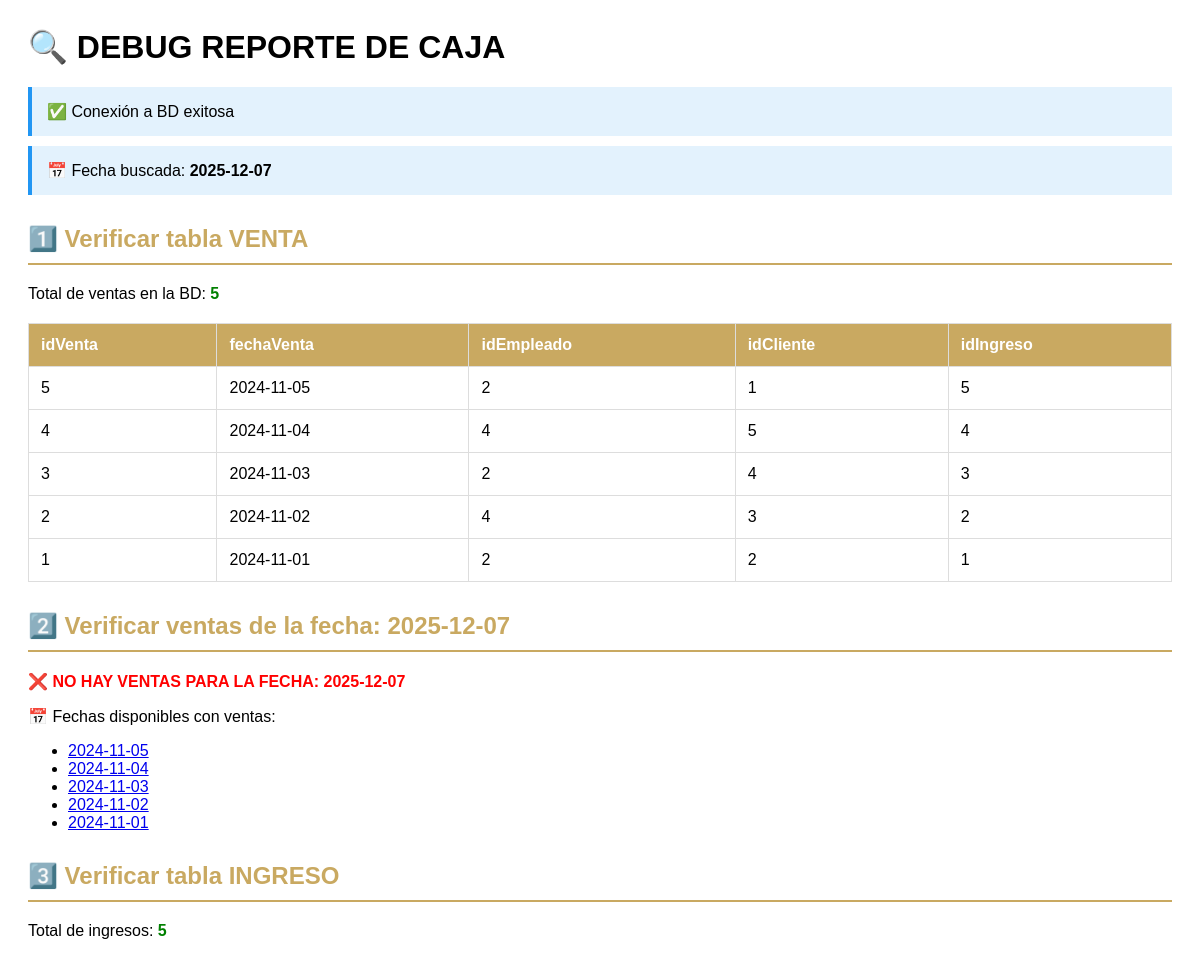
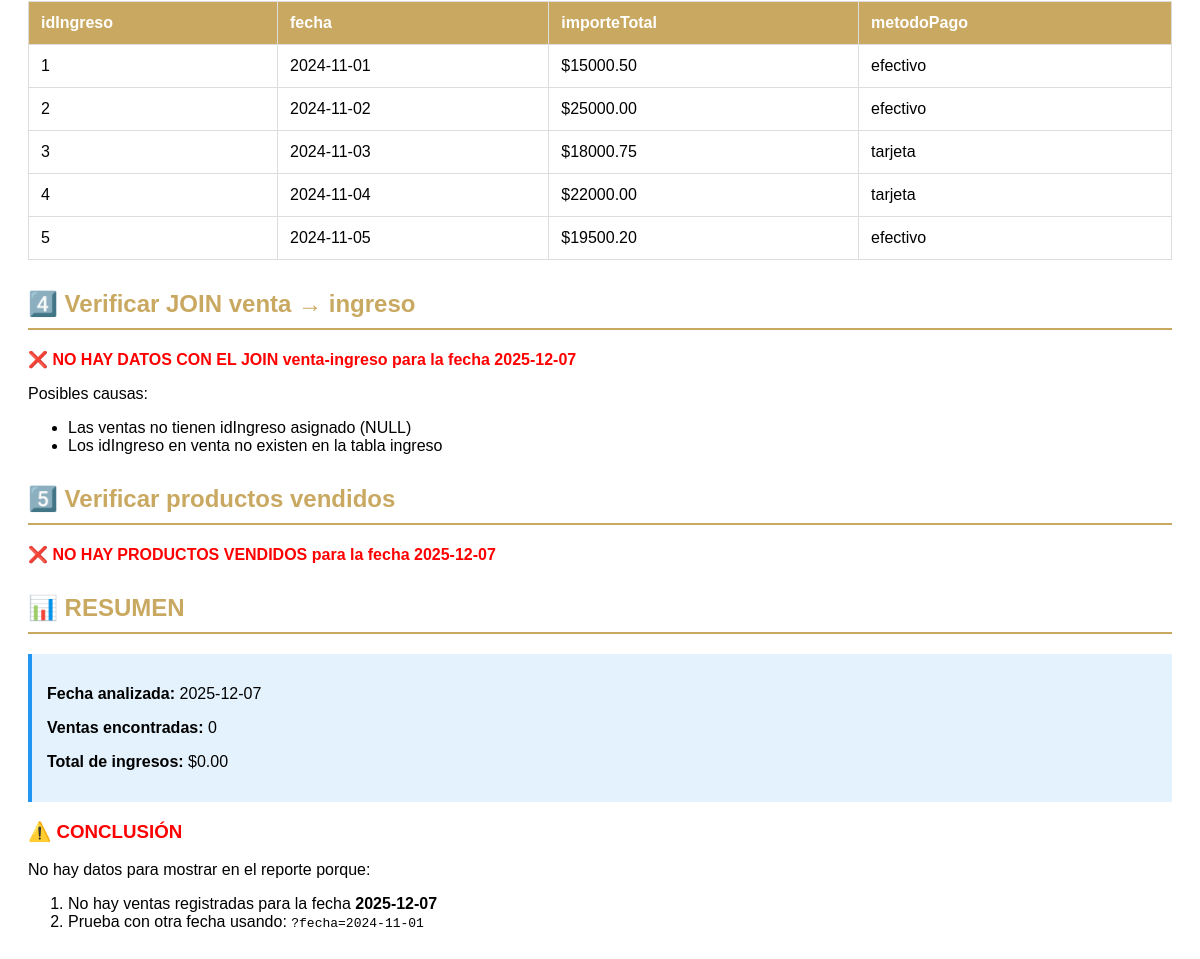
The app's page /debugReporteCaja.php with its own data (2 pictures, top to bottom).
### tables this page shows
CREATE TABLE `venta` (
  `idVenta` int(11) NOT NULL AUTO_INCREMENT,
  `fechaVenta` date DEFAULT NULL,
  `idEmpleado` int(11) DEFAULT NULL,
  `idCliente` int(11) DEFAULT NULL,
  `idIngreso` int(11) DEFAULT NULL,
  PRIMARY KEY (`idVenta`),
  KEY `idEmpleado` (`idEmpleado`),
  KEY `idCliente` (`idCliente`),
  KEY `idIngreso` (`idIngreso`),
  CONSTRAINT `venta_ibfk_1` FOREIGN KEY (`idEmpleado`) REFERENCES `empleado` (`idEmpleado`) ON DELETE CASCADE ON UPDATE CASCADE,
  CONSTRAINT `venta_ibfk_2` FOREIGN KEY (`idCliente`) REFERENCES `cliente` (`idCliente`) ON DELETE CASCADE ON UPDATE CASCADE,
  CONSTRAINT `venta_ibfk_3` FOREIGN KEY (`idIngreso`) REFERENCES `ingreso` (`idIngreso`) ON DELETE CASCADE ON UPDATE CASCADE
);

CREATE TABLE `ingreso` (
  `idIngreso` int(11) NOT NULL AUTO_INCREMENT,
  `fecha` date NOT NULL,
  `importeTotal` decimal(10,2) NOT NULL,
  `metodoPago` enum('efectivo','tarjeta') NOT NULL,
  PRIMARY KEY (`idIngreso`)
);

### debugReporteCaja.php (the view, shortened to what this page needs)
<?php
echo "<h1>🔍 DEBUG REPORTE DE CAJA</h1>";
try {
    $pdo = ConexionDB::setConnection();
    echo "<div class='info'>✅ Conexión a BD exitosa</div>";
    $fecha = isset($_GET['fecha']) ? $_GET['fecha'] : date('Y-m-d');
    echo "<div class='info'>📅 Fecha buscada: <strong>$fecha</strong></div>";
    echo "<h2>1️⃣ Verificar tabla VENTA</h2>";
    $stmt = $pdo->query("SELECT COUNT(*) as total FROM venta");
    $totalVentas = $stmt->fetch(PDO::FETCH_ASSOC)['total'];
    echo "<p>Total de ventas en la BD: <span class='success'>$totalVentas</span></p>";
    if ($totalVentas == 0) {
        echo "<p class='error'>❌ NO HAY VENTAS EN LA BASE DE DATOS</p>";
        echo "<p>Necesitas insertar datos de prueba. ¿Quieres que te genere un INSERT?</p>";
    } else {
        $stmt = $pdo->query("SELECT * FROM venta ORDER BY fechaVenta DESC LIMIT 10");
        $ventas = $stmt->fetchAll(PDO::FETCH_ASSOC);
        echo "<table>";
        echo "<thead><tr><th>idVenta</th><th>fechaVenta</th><th>idEmpleado</th><th>idCliente</th><th>idIngreso</th></tr></thead>";
        echo "<tbody>";
        foreach ($ventas as $v) {
            echo "<tr>";
            echo "<td>{$v['idVenta']}</td>";
            echo "<td>{$v['fechaVenta']}</td>";
            echo "<td>{$v['idEmpleado']}</td>";
            echo "<td>{$v['idCliente']}</td>";
            echo "<td>{$v['idIngreso']}</td>";
            echo "</tr>";
        }
        echo "</tbody></table>";
    }
    echo "<h2>2️⃣ Verificar ventas de la fecha: $fecha</h2>";
    $stmt = $pdo->prepare("SELECT COUNT(*) as total FROM venta WHERE DATE(fechaVenta) = ?");
    $stmt->execute([$fecha]);
    $ventasFecha = $stmt->fetch(PDO::FETCH_ASSOC)['total'];
    if ($ventasFecha == 0) {
        echo "<p class='error'>❌ NO HAY VENTAS PARA LA FECHA: $fecha</p>";
        $stmt = $pdo->query("SELECT DISTINCT DATE(fechaVenta) as fecha FROM venta ORDER BY fecha DESC");
        $fechasDisponibles = $stmt->fetchAll(PDO::FETCH_COLUMN);
        if (count($fechasDisponibles) > 0) {
            echo "<p>📅 Fechas disponibles con ventas:</p>";
            echo "<ul>";
            foreach ($fechasDisponibles as $f) {
                echo "<li><a href='?fecha=$f'>$f</a></li>";
            }
            echo "</ul>";
        }
    }
    echo "<h2>3️⃣ Verificar tabla INGRESO</h2>";
    $stmt = $pdo->query("SELECT COUNT(*) as total FROM ingreso");
    $totalIngresos = $stmt->fetch(PDO::FETCH_ASSOC)['total'];
    echo "<p>Total de ingresos: <span class='success'>$totalIngresos</span></p>";
    if ($totalIngresos > 0) {
        $stmt = $pdo->query("SELECT * FROM ingreso LIMIT 10");
        $ingresos = $stmt->fetchAll(PDO::FETCH_ASSOC);
        echo "<table>";
        echo "<thead><tr><th>idIngreso</th><th>fecha</th><th>importeTotal</th><th>metodoPago</th></tr></thead>";
        echo "<tbody>";
        foreach ($ingresos as $i) {
            echo "<tr>";
            echo "<td>{$i['idIngreso']}</td>";
            echo "<td>{$i['fecha']}</td>";
            echo "<td>\${$i['importeTotal']}</td>";
            echo "<td>{$i['metodoPago']}</td>";
            echo "</tr>";
        }
        echo "</tbody></table>";
    }
    echo "<h2>4️⃣ Verificar JOIN venta → ingreso</h2>";
    $stmt = $pdo->prepare("
        SELECT
            v.idVenta,
            v.fechaVenta,
            v.idIngreso,
            i.importeTotal,
            i.metodoPago
        FROM venta v
        INNER JOIN ingreso i ON v.idIngreso = i.idIngreso
        WHERE DATE(v.fechaVenta) = ?
    ");
    $stmt->execute([$fecha]);
    $ventasIngreso = $stmt->fetchAll(PDO::FETCH_ASSOC);
    if (count($ventasIngreso) == 0) {
        echo "<p class='error'>❌ NO HAY DATOS CON EL JOIN venta-ingreso para la fecha $fecha</p>";
        echo "<p>Posibles causas:</p>";
        echo "<ul>";
        echo "<li>Las ventas no tienen idIngreso asignado (NULL)</li>";
        echo "<li>Los idIngreso en venta no existen en la tabla ingreso</li>";
        echo "</ul>";
    }
    echo "<h2>5️⃣ Verificar productos vendidos</h2>";
    $stmt = $pdo->prepare("
        SELECT
            pv.*,
            p.descripcion
        FROM productoventa pv
        INNER JOIN venta v ON pv.idVenta = v.idVenta
        INNER JOIN producto p ON pv.idProducto = p.idProducto
        WHERE DATE(v.fechaVenta) = ?
    ");
    $stmt->execute([$fecha]);
    $productos = $stmt->fetchAll(PDO::FETCH_ASSOC);
    if (count($productos) == 0) {
        echo "<p class='error'>❌ NO HAY PRODUCTOS VENDIDOS para la fecha $fecha</p>";
    }
    echo "<h2>📊 RESUMEN</h2>";
    $stmt = $pdo->prepare("
        SELECT
            COUNT(v.idVenta) as totalVentas,
            COALESCE(SUM(i.importeTotal), 0) as totalIngresos
        FROM venta v
        INNER JOIN ingreso i ON v.idIngreso = i.idIngreso
        WHERE DATE(v.fechaVenta) = ?
    ");
    $stmt->execute([$fecha]);
    $resumen = $stmt->fetch(PDO::FETCH_ASSOC);
    echo "<div class='info'>";
    echo "<p><strong>Fecha analizada:</strong> $fecha</p>";
    echo "<p><strong>Ventas encontradas:</strong> {$resumen['totalVentas']}</p>";
    echo "<p><strong>Total de ingresos:</strong> \$" . number_format($resumen['totalIngresos'], 2) . "</p>";
    echo "</div>";
    if ($resumen['totalVentas'] == 0) {
        echo "<h3 style='color: red;'>⚠️ CONCLUSIÓN</h3>";
        echo "<p>No hay datos para mostrar en el reporte porque:</p>";
        echo "<ol>";
        echo "<li>No hay ventas registradas para la fecha <strong>$fecha</strong></li>";
        echo "<li>Prueba con otra fecha usando: <code>?fecha=2024-11-01</code></li>";
        echo "</ol>";
    }
} catch (PDOException $e) {
    echo "<div style='padding: 20px; background: #ffebee; border-left: 4px solid #f44336; margin: 20px 0;'>";
    echo "<h3 style='color: #f44336;'>❌ Error de Conexión</h3>";
    echo "<p><strong>Mensaje:</strong> " . htmlspecialchars($e->getMessage()) . "</p>";
    echo "</div>";
} catch (Exception $e) {
    echo "<div style='padding: 20px; background: #ffebee; border-left: 4px solid #f44336; margin: 20px 0;'>";
    echo "<h3 style='color: #f44336;'>❌ Error</h3>";
    echo "<p>" . htmlspecialchars($e->getMessage()) . "</p>";
    echo "</div>";
}
?>

### debugReporteCaja.php (style rules this page uses)
h2 { color: #c9a961; border-bottom: 2px solid #c9a961; padding-bottom: 10px; margin-top: 30px; }
table { border-collapse: collapse; width: 100%; margin: 20px 0; }
th, td { border: 1px solid #ddd; padding: 12px; text-align: left; }
th { background: #c9a961; color: white; }
.success { color: green; font-weight: bold; }
.error { color: red; font-weight: bold; }
.info { background: #e3f2fd; padding: 15px; border-left: 4px solid #2196f3; margin: 10px 0; }

### records on screen
venta: idVenta "5", fechaVenta "2024-11-05", idEmpleado "2", idCliente "1", idIngreso "5"
venta: idVenta "4", fechaVenta "2024-11-04", idEmpleado "4", idCliente "5", idIngreso "4"
venta: idVenta "3", fechaVenta "2024-11-03", idEmpleado "2", idCliente "4", idIngreso "3"
venta: idVenta "2", fechaVenta "2024-11-02", idEmpleado "4", idCliente "3", idIngreso "2"
venta: idVenta "1", fechaVenta "2024-11-01", idEmpleado "2", idCliente "2", idIngreso "1"
ingreso: idIngreso "1", fecha "2024-11-01", importeTotal "15000.50", metodoPago "efectivo"
ingreso: idIngreso "2", fecha "2024-11-02", importeTotal "25000.00", metodoPago "efectivo"
ingreso: idIngreso "3", fecha "2024-11-03", importeTotal "18000.75", metodoPago "tarjeta"
ingreso: idIngreso "4", fecha "2024-11-04", importeTotal "22000.00", metodoPago "tarjeta"
ingreso: idIngreso "5", fecha "2024-11-05", importeTotal "19500.20", metodoPago "efectivo"

### other values on screen
$fecha "2025-12-07"
$totalVentas "5"
$f "2024-11-05"
$f "2024-11-04"
$f "2024-11-03"
$f "2024-11-02"
$f "2024-11-01"
$totalIngresos "5"
$resumen['totalVentas'] "0"
$resumen['totalIngresos'] "0.00"
